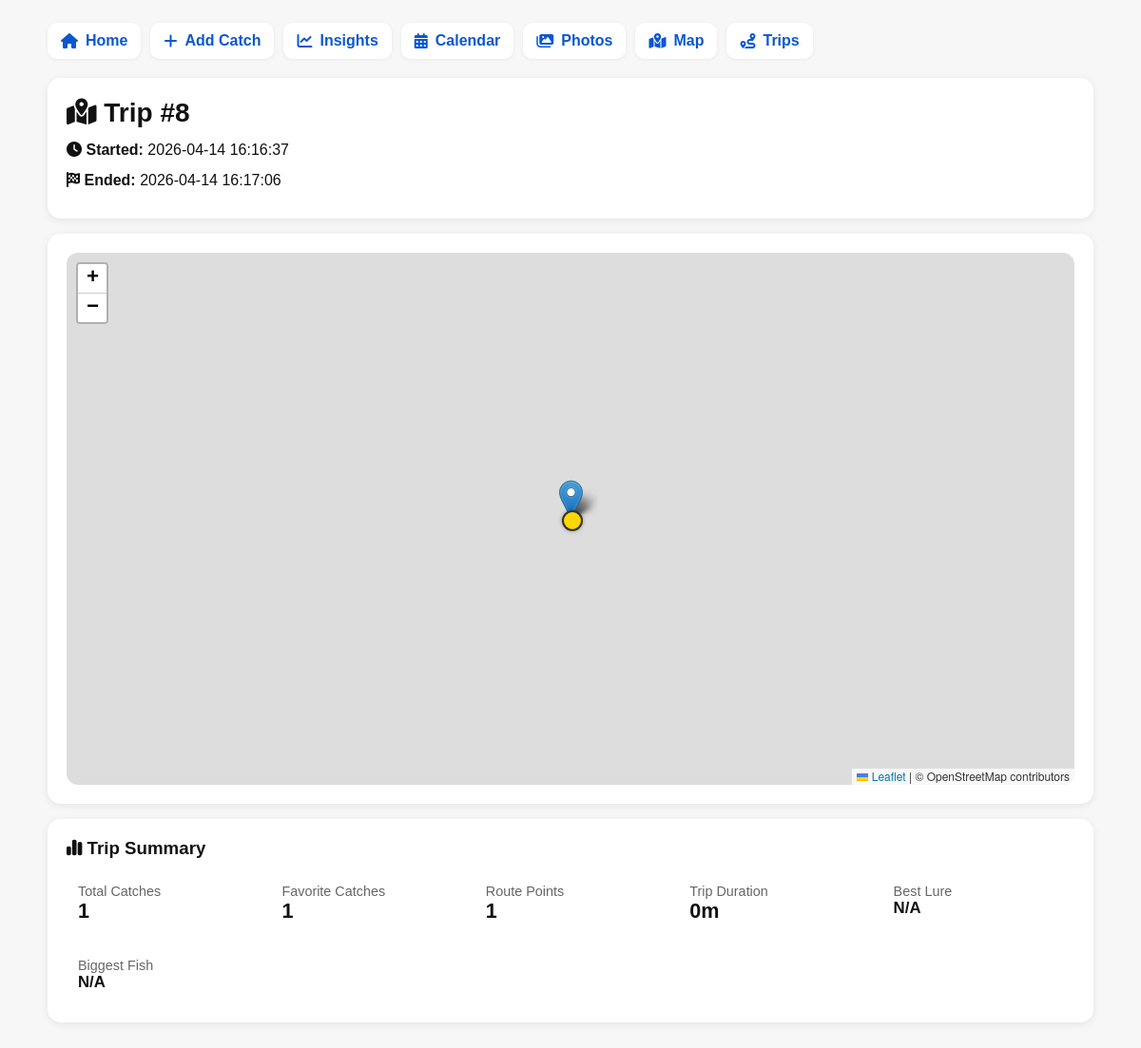
The app's page /trips/8 with its own data.
### tables this page shows
CREATE TABLE trips (
            id INTEGER PRIMARY KEY AUTOINCREMENT,
            started_at TEXT,
            ended_at TEXT,
            name TEXT,
            notes TEXT
        );

### app.py (the view)
@app.route("/trips/<int:trip_id>")
def trip_detail(trip_id):
    trip = get_trip_by_id(trip_id)
    if not trip:
        return "Trip not found", 404
    raw_points = get_trip_points(trip_id)
    trip_points = []
    for point in raw_points:
        trip_points.append({
            "latitude": point["latitude"],
            "longitude": point["longitude"],
            "timestamp": point["timestamp"],
            "accuracy": point["accuracy"]
        })
    raw_catches = get_catches_for_trip(trip_id)
    trip_catches = []
    for catch in raw_catches:
        lat_raw = clean_value(catch["photo_gps_lat"])
        lon_raw = clean_value(catch["photo_gps_lon"])
        if not lat_raw or not lon_raw:
            continue
        try:
            lat = float(lat_raw)
            lon = float(lon_raw)
        except ValueError:
            continue
        trip_catches.append({
            "id": catch["id"],
            "species": clean_value(catch["species"]) or "Unknown Species",
            "timestamp": clean_value(catch["timestamp"]) or "",
            "location": clean_value(catch["location"]) or "",
            "lure": clean_value(catch["lure"]) or "",
            "notes": clean_value(catch["notes"]) or "",
            "water_temp": clean_value(catch["water_temp"]) or "",
            "air_pressure": clean_value(catch["air_pressure"]) or "",
            "photo_path": clean_value(catch["photo_path"]) or "",
            "latitude": lat,
            "longitude": lon,
            "is_favorite": catch["is_favorite"]
        })
    trip_stats = get_trip_stats(trip, raw_points, raw_catches)
    return render_template(
        "trip_detail.html",
        trip=trip,
        trip_points=trip_points,
        trip_catches=trip_catches,
        trip_stats=trip_stats
    )

### app.py (called while the page is built)
def get_connection():
    conn = sqlite3.connect(DB_FILE)
    conn.row_factory = sqlite3.Row
    return conn

def get_trip_by_id(trip_id):
    conn = get_connection()
    cursor = conn.cursor()
    cursor.execute("SELECT * FROM trips WHERE id = ?", (trip_id,))
    trip = cursor.fetchone()
    conn.close()
    return trip

def get_trip_points(trip_id):
    conn = get_connection()
    cursor = conn.cursor()
    cursor.execute("""
        SELECT *
        FROM trip_points
        WHERE trip_id = ?
        ORDER BY id ASC
    """, (trip_id,))
    points = cursor.fetchall()
    conn.close()
    return points

def get_catches_for_trip(trip_id):
    conn = get_connection()
    cursor = conn.cursor()
    cursor.execute("""
        SELECT *
        FROM catches
        WHERE trip_id = ?
        ORDER BY id ASC
    """, (trip_id,))
    catches = cursor.fetchall()
    conn.close()
    return catches

def clean_value(value):
    if value is None:
        return None
    value = str(value).strip()
    if value == "":
        return None
    return value

def normalize_weight(weight):
    if weight is None:
        return None
    text = str(weight).strip().lower()
    text = text.replace("lbs", "").replace("lb", "").strip()
    try:
        return float(text)
    except ValueError:
        return None

### templates/trip_detail.html (shortened to what this page needs)
{% extends "base.html" %}
{% block content %}
<div class="card">
    <h1>
        <i class="fa-solid fa-map-location-dot"></i>
        {{ trip["name"] or ("Trip #" ~ trip["id"]) }}
    </h1>
    <p>
        <i class="fa-solid fa-clock"></i>
        <strong>Started:</strong> {{ trip["started_at"] or "N/A" }}
    </p>
    <p>
        <i class="fa-solid fa-flag-checkered"></i>
        <strong>Ended:</strong> {{ trip["ended_at"] or "Still active" }}
    </p>
</div>
<div class="card">
    <div id="trip-detail-map" style="width: 100%; height: 70vh; min-height: 420px; border-radius: 12px;"></div>
</div>
<div class="card">
    <h3 style="margin-top: 0; margin-bottom: 14px;">
        <i class="fa-solid fa-chart-simple"></i>
        Trip Summary
    </h3>
    <div style="display: grid; grid-template-columns: repeat(auto-fit, minmax(190px, 1fr)); gap: 12px;">
        <div style="padding: 12px; border-radius: 10px; background: rgba(255,255,255,0.04);">
            <div class="muted" style="font-size: 0.9rem;">Total Catches</div>
            <div style="font-size: 1.35rem; font-weight: 700;">{{ trip_stats.total_catches }}</div>
        </div>
        <div style="padding: 12px; border-radius: 10px; background: rgba(255,255,255,0.04);">
            <div class="muted" style="font-size: 0.9rem;">Favorite Catches</div>
            <div style="font-size: 1.35rem; font-weight: 700;">{{ trip_stats.favorite_catches_count }}</div>
        </div>
        <div style="padding: 12px; border-radius: 10px; background: rgba(255,255,255,0.04);">
            <div class="muted" style="font-size: 0.9rem;">Route Points</div>
            <div style="font-size: 1.35rem; font-weight: 700;">{{ trip_stats.total_route_points }}</div>
        </div>
        <div style="padding: 12px; border-radius: 10px; background: rgba(255,255,255,0.04);">
            <div class="muted" style="font-size: 0.9rem;">Trip Duration</div>
            <div style="font-size: 1.35rem; font-weight: 700;">
                {{ trip_stats.trip_duration or "N/A" }}
            </div>
        </div>
        <div style="padding: 12px; border-radius: 10px; background: rgba(255,255,255,0.04);">
            <div class="muted" style="font-size: 0.9rem;">Best Lure</div>
            <div style="font-size: 1.05rem; font-weight: 700;">
                {{ trip_stats.best_lure or "N/A" }}
            </div>
        </div>
        <div style="padding: 12px; border-radius: 10px; background: rgba(255,255,255,0.04);">
            <div class="muted" style="font-size: 0.9rem;">Biggest Fish</div>
            <div style="font-size: 1.05rem; font-weight: 700;">
                {% if trip_stats.biggest_fish %}
                    {{ trip_stats.biggest_fish.display_weight }} — {{ trip_stats.biggest_fish.species }}
                {% else %}
                    N/A
                {% endif %}
            </div>
        </div>
    </div>
</div>
{% endblock %}

### templates/base.html (style rules this page uses)
body { font-family: Arial, sans-serif; max-width: 1100px; margin: 0 auto; padding: 16px; background: #f7f7f7; color: #111; }
h1 { margin-top: 0; margin-bottom: 10px; font-size: 28px; line-height: 1.2; }
p { margin: 8px 0; line-height: 1.5; }
.card { background: white; border-radius: 14px; padding: 16px; margin-bottom: 16px; box-shadow: 0 2px 8px rgba(0,0,0,0.08); }
.muted { color: #666; }
@media (min-width: 700px) { body { padding: 24px; } }
@media (min-width: 700px) { .card { padding: 20px; } }

### records on screen
trips: name+id "Trip #8", started_at "2026-04-14 16:16:37", ended_at "2026-04-14 16:17:06"

### other values on screen
{{ trip_stats.total_catches }} "1"
{{ trip_stats.favorite_catches_count }} "1"
{{ trip_stats.total_route_points }} "1"
{{ trip_stats.trip_duration or "N/A" }} "0m"
{{ trip_stats.best_lure or "N/A" }} "N/A"
